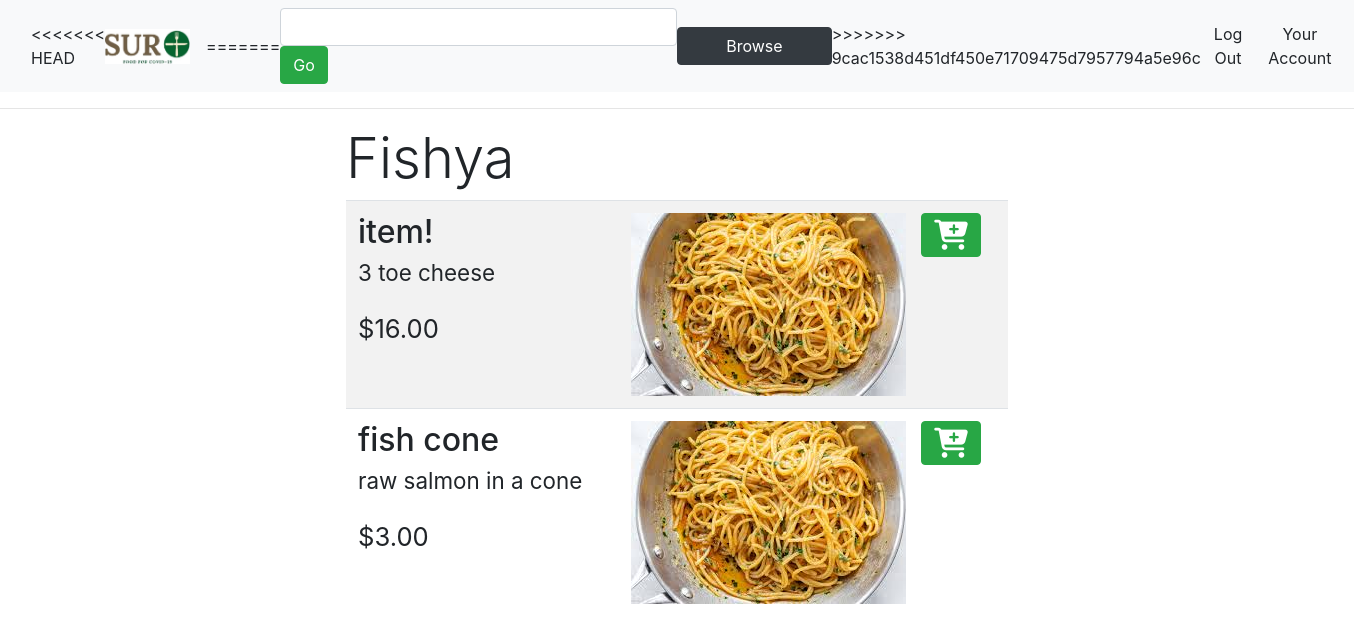
/sellerpage/4 (signed in), run on the app's committed database.
### app/models.py (models this page shows, shortened)
class seller(UserMixin, db.Model):
    seller_id = db.Column(db.Integer, primary_key=True)
    seller_email = db.Column(db.String, unique=True)
    seller_name = db.Column(db.String)
    seller_zipcode = db.Column(db.Integer)
    seller_phone = db.Column(db.Integer)
    seller_address = db.Column(db.String)
    password_hash = db.Column(db.String(128))
    items = db.relationship('Inventory', backref='seller')

class Inventory(db.Model):
    item_id = db.Column(db.Integer, primary_key=True)
    seller_id = db.Column(db.Integer, db.ForeignKey('seller.seller_id'))
    item_name = db.Column(db.String)
    item_price = db.Column(db.String)
    item_quantity = db.Column(db.Integer)
    item_image = db.Column(db.String)
    item_description = db.Column(db.String)

### app/routes.py (the view)
@app.route('/sellerpage/<iD>', methods=['GET', 'POST'])
def seller_page(iD):
	search = SearchForm()
	if request.method == 'POST' and search.validate_on_submit():
		return redirect((url_for('search_page', searchQuery=search.searchParam.data)))
	searchSeller = seller.query.filter_by(seller_id = iD).first()
	seller_items = Inventory.query.join(seller).filter(seller.seller_id == iD).all()
	return render_template('sellerpage.html', seller=searchSeller, items=seller_items, search=search)

### app/forms.py
class SearchForm(FlaskForm):
	searchParam = StringField('search', [DataRequired()])
	submit = SubmitField('Go', render_kw={'class': 'btn btn-success'})

### app/templates/sellerpage.html
{% extends "base.html" %}
{% block content %}
	<div class="row justify-content-center">
		<div class="col-md-3">
		</div>
		<div class="col-md-6">
            <h1 class="display-4">{{seller.seller_name}}</h1>
            {% if not items %}
            	<h2> This vendor currently has no items for sale </h2>
            {% else %}
            <table class="table table-striped" style="background-color: white;">
				{% for item in items %}
				<tr>
					<td>
						<h2>{{item.item_name}}</h2>
						<h3><small>{{(item.item_description)}}</small></h3><br/>
						<h2 ><small>${{'%0.2f'|format(item.item_price|float)}}<small></h2>
					</td>
					<td>
						<div class = "float-right container-fluid">
							<img src = "{{url_for('static', filename='download.jpg')}}">
							<a href= "{{url_for('addToCart', iD = item.id)}}" style="top: 10%" class="float-right"><button class="btn btn-success" style="font-size: 30px"><i class="fa fa-cart-plus" style = "font-size: 30px"></i></button></a>
						</div>
					</td>
				</tr>
				{% endfor %}
			</table>
			{% endif %}
		</div>
		<div class="col-md-3">
		</div>
{% endblock %}

### app/static/css/style.css (style rules this page uses)
:root { --light-green: #e1e1ac; --medium-green: #adab70; --pink: #e2a883; --light-brown: #ab7551; --dark-red: #783433; --tomato: #ff6347; --blanched-almond: #FFEBCD; --text-size: 18px; }

### data on the page
seller: seller_name "Fishya"
Inventory: item_name "item!", item_description "3 toe cheese", item_price "16.00"
Inventory: item_name "fish cone", item_description "raw salmon in a cone", item_price "3.00"
